Frame 1 (no input): blank canvas, image omitted
Frame 60 (no input): blank canvas, image omitted
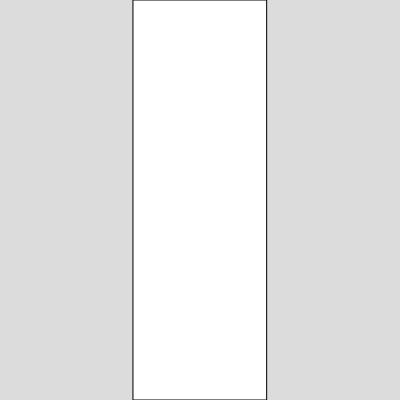
Frame 120 (the mouse pressed at the canvas centre since frame 60)

The p5.js sketch whose frames 1 and 60 were blank and that drew this single picture after the mouse press (run headless with seeded random() and noise() and a simulated clock; from frame 60 on, the mouse is pressed at the canvas centre):

// p5.js sketch
// ── sketch.js
let visible = false;
let mouseOver = false;

function setup() {
  createCanvas(400, 400);
}

function draw() {
  background(220);
  if (mouseX < (width * 2) / 3 && mouseX > width / 3 && !mouseOver) {
    mouseOver = true;
    visible = !visible;
  } else if (mouseX > (width * 2) / 3 || mouseX < width / 3) {
    mouseOver = false;
  }

  if (visible) {
    rect(width / 3, 0, width / 3, height);
  }
}
